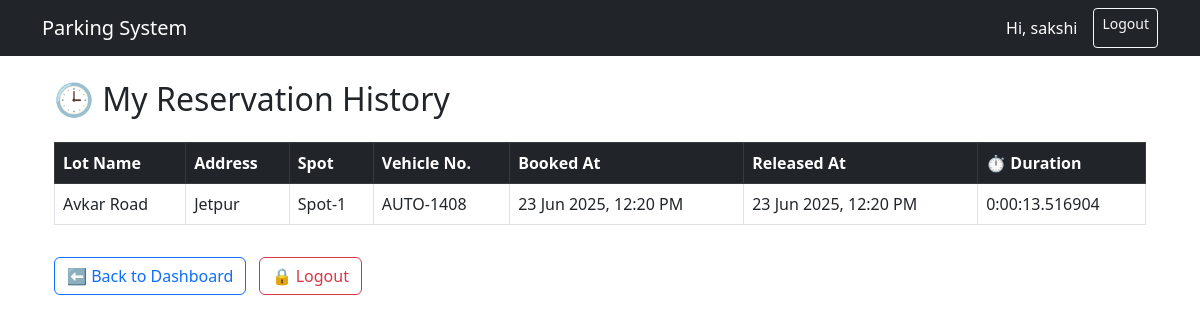
/user_history (signed in), run on an earlier commit of the app's database.
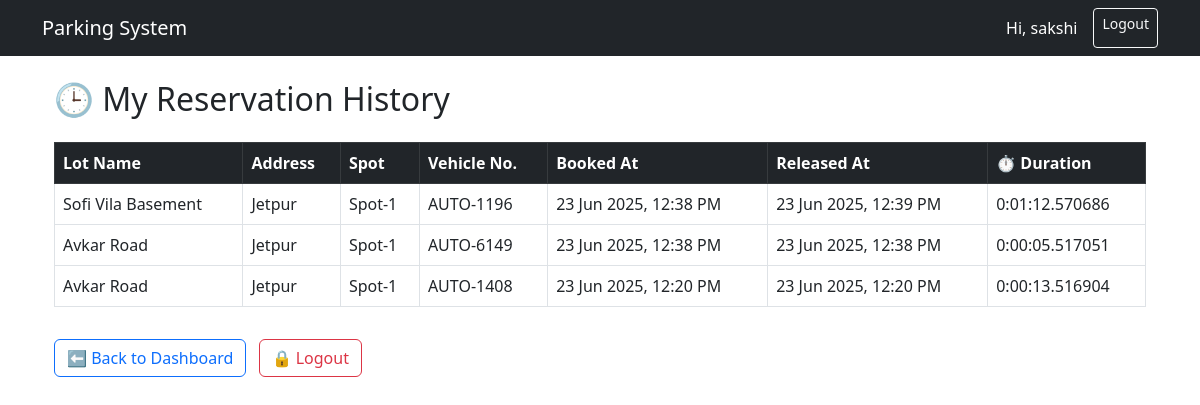
And on a later commit of the database.
### tables this page shows
CREATE TABLE parking_history (
            id INTEGER PRIMARY KEY AUTOINCREMENT,
            user_id INTEGER NOT NULL,
            spot_id INTEGER NOT NULL,
            lot_id INTEGER NOT NULL,
            vehicle_number TEXT NOT NULL,
            entry_time TEXT NOT NULL,
            exit_time TEXT, cost REAL,
            FOREIGN KEY(user_id) REFERENCES users(id),
            FOREIGN KEY(spot_id) REFERENCES parking_spots(id),
            FOREIGN KEY(lot_id) REFERENCES parking_lots(id)
        );

CREATE TABLE parking_lots (
            id INTEGER PRIMARY KEY AUTOINCREMENT,
            name TEXT NOT NULL,
            address TEXT NOT NULL,
            pin_code TEXT,
            total_spots INTEGER NOT NULL,
            available_spots INTEGER NOT NULL
        , price_per_hour REAL DEFAULT 20.0);

CREATE TABLE parking_spots (
            id INTEGER PRIMARY KEY AUTOINCREMENT,
            lot_id INTEGER NOT NULL,
            spot_number TEXT NOT NULL,
            is_occupied INTEGER DEFAULT 0,
            current_user_id INTEGER,
            FOREIGN KEY(lot_id) REFERENCES parking_lots(id),
            FOREIGN KEY(current_user_id) REFERENCES users(id)
        );

### app.py (the view)
@app.route('/user_history')
def user_history():
    if 'id' not in session:
        return redirect(url_for('login'))
    conn = get_db_connection()
    raw_history = conn.execute(
        '''
        SELECT r.*, l.name AS lot_name, l.address AS lot_address, s.spot_number
        FROM parking_history r
        JOIN parking_spots s ON r.spot_id = s.id
        JOIN parking_lots l ON r.lot_id = l.id
        WHERE r.user_id = ?
        ORDER BY r.entry_time DESC
        ''',
        (session['id'],)
    ).fetchall()
    conn.close()
    history = []
    for row in raw_history:
        entry = dict(row)
        entry_time = datetime.fromisoformat(entry['entry_time'])
        entry['pretty_entry'] = entry_time.strftime('%d %b %Y, %I:%M %p')
        if entry['exit_time']:
            exit_time = datetime.fromisoformat(entry['exit_time'])
            entry['pretty_exit'] = exit_time.strftime('%d %b %Y, %I:%M %p')
            duration = exit_time - entry_time
            entry['duration'] = str(duration)
        else:
            entry['pretty_exit'] = None
            entry['duration'] = None
        history.append(entry)
    return render_template('user_history.html', history=history)

### app.py (called while the page is built)
def get_db_connection():
    conn = sqlite3.connect(DATABASE)
    conn.row_factory = sqlite3.Row
    return conn

### templates/user_history.html (shortened to what this page needs)
{% extends "base.html" %}
{% block content %}
<div class="container">
  <h2 class="mb-4">🕒 My Reservation History</h2>
  {% if history %}
    <div class="table-responsive">
      <table class="table table-bordered table-hover align-middle">
        <thead class="table-dark">
          <tr>
            <th>Lot Name</th>
            <th>Address</th>
            <th>Spot</th>
            <th>Vehicle No.</th>
            <th>Booked At</th>
            <th>Released At</th>
            <th>⏱️ Duration</th>
          </tr>
        </thead>
        <tbody>
          {% for entry in history %}
          <tr>
            <td>{{ entry.lot_name }}</td>
            <td>{{ entry.lot_address }}</td>
            <td>{{ entry.spot_number }}</td>
            <td>{{ entry.vehicle_number }}</td>
            <td>{{ entry.pretty_entry }}</td>
            <td>
              {% if entry.pretty_exit %}
                {{ entry.pretty_exit }}
              {% else %}
                <span class="text-warning">⏳ In Use</span>
              {% endif %}
            </td>
            <td>
              {% if entry.duration %}
                {{ entry.duration }}
              {% else %}
                <span class="text-warning">In Progress</span>
              {% endif %}
            </td>
          </tr>
          {% endfor %}
        </tbody>
      </table>
    </div>
  {% else %}
    <p>No reservation history found.</p>
  {% endif %}
  <div class="mt-3">
    <a href="{{ url_for('user_dashboard') }}" class="btn btn-outline-primary me-2">⬅ Back to Dashboard</a>
    <a href="{{ url_for('logout') }}" class="btn btn-outline-danger">🔒 Logout</a>
  </div>
</div>
{% endblock %}

### templates/base.html (shortened to what this page needs)
<!DOCTYPE html>
<html lang="en">
<head>
  <link href="https://cdn.jsdelivr.net/npm/bootstrap@5.3.0/dist/css/bootstrap.min.css" rel="stylesheet">
</head>
<body>
  <nav class="navbar navbar-expand-lg navbar-dark bg-dark mb-4">
    <div class="container">
      <a class="navbar-brand" href="{{ url_for('home') }}">Parking System</a>
      <div class="d-flex">
        {% if session.full_name %}
          <span class="navbar-text text-white me-3">Hi, {{ session.full_name }}</span>
          <a class="btn btn-outline-light btn-sm" href="{{ url_for('logout') }}">Logout</a>
        {% else %}
          <a class="btn btn-outline-light btn-sm" href="{{ url_for('login') }}">Login</a>
        {% endif %}
      </div>
    </div>
  </nav>
  <div class="container">
    {% block content %}{% endblock %}
  </div>
</body>
</html>

What changed in the data, as far as the page shows it:
added parking_history: lot_name "Sofi Vila Basement", lot_address "Jetpur", spot_number "Spot-1", vehicle_number "AUTO-1196", pretty_entry "23 Jun 2025, 12:38 PM", pretty_exit "23 Jun 2025, 12:39 PM", duration "0:01:12.570686"
added parking_history: lot_name "Avkar Road", lot_address "Jetpur", spot_number "Spot-1", vehicle_number "AUTO-6149", pretty_entry "23 Jun 2025, 12:38 PM", pretty_exit "23 Jun 2025, 12:38 PM", duration "0:00:05.517051"
